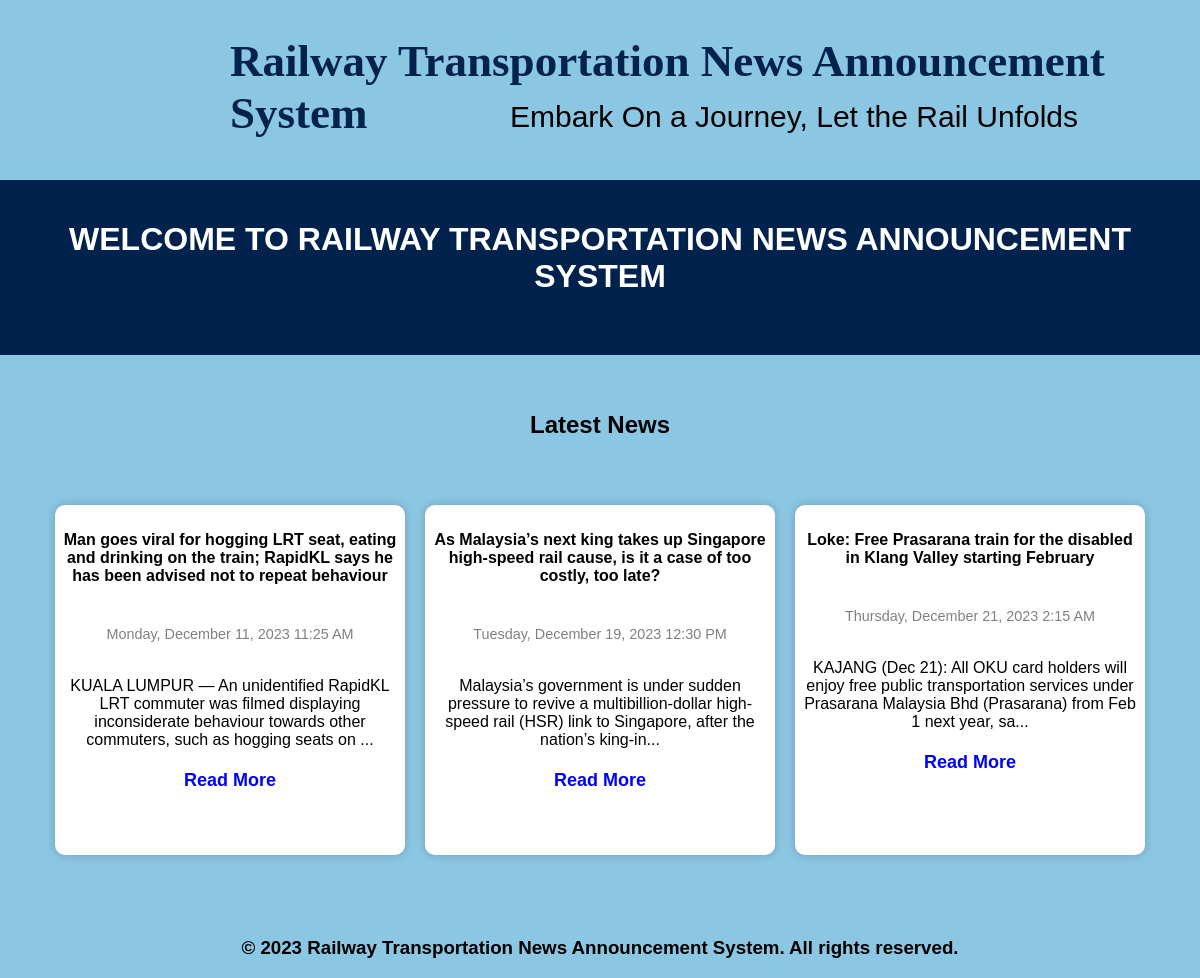
Page /news.php on the committed database.
### tables this page shows
CREATE TABLE `news` (
  `news_id` varchar(5) NOT NULL,
  `Title` varchar(255) NOT NULL,
  `Description` varchar(255) NOT NULL,
  `Time` datetime NOT NULL
);

### news.php (the view, shortened to what this page needs)
<?php
include_once 'db_connection.php';
$sql = "SELECT * FROM news ORDER BY news_id DESC";
$result = mysqli_query($conn, $sql);
$allnews = mysqli_fetch_all($result, MYSQLI_ASSOC);
?>
<!DOCTYPE html>
<html lang="en">
<head>
    <link rel="stylesheet" href="./assets/css/style1.css" />
</head>
<body>
    <div class="topleft4"><b> Railway Transportation News Announcement System </b></div>
    <div class="topleft5"> Embark On a Journey, Let the Rail Unfolds </div>
    <br><br><br><br><br><br><br><br><br><br>
    <header>
        <center>
            <h1><b> WELCOME TO RAILWAY TRANSPORTATION NEWS ANNOUNCEMENT SYSTEM </b></h1><br>
        </center>
    </header><br><br>
    <center>
        <h2>Latest News</h2>
    </center>
    <br><br>
    <div class="news-container">
        <?php foreach ($allnews as $news) { ?>
            <div class="news-card">
                <h4 class="my-h4"><?= $news['Title'] ?></h4>
                <?php $date = date('l, F j, Y g:i A', strtotime($news['Time']));
                ?>
                <p class="news-card__date"><?= $date ?></p>
                <p class="news-card__description"><?= substr($news['Description'], 0, 150) ?>...</p>
                <center><a href="news-details.php?news_id=<?= $news['news_id'] ?>" class="news-card__link">Read More</a></center>
            </div>
        <?php } ?>
    </div>
    </div><br><br><br>
    <footer>
        <center>
            <h3>© 2023 Railway Transportation News Announcement System. All rights reserved.</h3>
    </footer>
</body>
</html>

### assets/css/style1.css (style rules this page uses)
body { background-color: rgb(139, 198, 227); font-family: Arial, sans-serif; margin: 0; padding: 0; }
h1 { text-align: center; color: #fff; font-family: Verdana, Geneva, Tahoma, sans-serif; }
h2 { text-align: center; color: black; }
header { padding: 20px; background-color: rgb(0, 34, 77); font-family: 'Trebuchet MS', 'Lucida Sans Unicode', 'Lucida Grande', 'Lucida Sans', Arial, sans-serif; color: #fff; }
div.topleft4 { position: absolute; color: rgb(0, 34, 77); top: 35px; left: 230px; font-size: 45px; font-family: Cambria, Cochin, Georgia, Times, 'Times New Roman', serif; }
div.topleft5 { position: absolute; top: 100px; left: 510px; font-size: 30px; font-family: 'Gill Sans', 'Gill Sans MT', Calibri, 'Trebuchet MS', sans-serif; }
a:link { color: blue; background-color: transparent; text-decoration: none; font-weight: bold; font-size: 18px; }
.news-container { display: flex; flex-wrap: wrap; justify-content: center; align-items: center; margin: 0 auto; max-width: 1200px; }
.news-card { display: flex; flex-direction: column; background-color: #fff; border-radius: 10px; overflow: hidden; box-shadow: 0 0 10px rgba(0, 0, 0, 0.2); margin: 10px; width: 350px; height: 350px; text-decoration: none; color: #000; font-family: sans-serif; transition: transform 0.2s ease-in-out; }
.news-card__date { font-size: 0.9rem; font-weight: 500; text-align: center; color: gray; }
.news-card__description { padding: 5px; font-size: 1rem; text-align: center; }
.my-h4 { padding: 5px; text-align: center; }

### rows in the picture
news: Title "Man goes viral for hogging LRT seat, eating and drinking on the train; RapidKL says he has been advised not to repeat behaviour", Time "Monday, December 11, 2023 11:25 AM", Description "KUALA LUMPUR — An unidentified RapidKL LRT commuter was filmed displaying inconsiderate behaviour towards other commuters, such as hogging seats on"
news: Title "As Malaysia’s next king takes up Singapore high-speed rail cause, is it a case of too costly, too late?", Time "Tuesday, December 19, 2023 12:30 PM", Description "Malaysia’s government is under sudden pressure to revive a multibillion-dollar high-speed rail (HSR) link to Singapore, after the nation’s king-in"
news: Title "Loke: Free Prasarana train for the disabled in Klang Valley starting February", Time "Thursday, December 21, 2023 2:15 AM", Description "KAJANG (Dec 21): All OKU card holders will enjoy free public transportation services under Prasarana Malaysia Bhd (Prasarana) from Feb 1 next year, sa"
